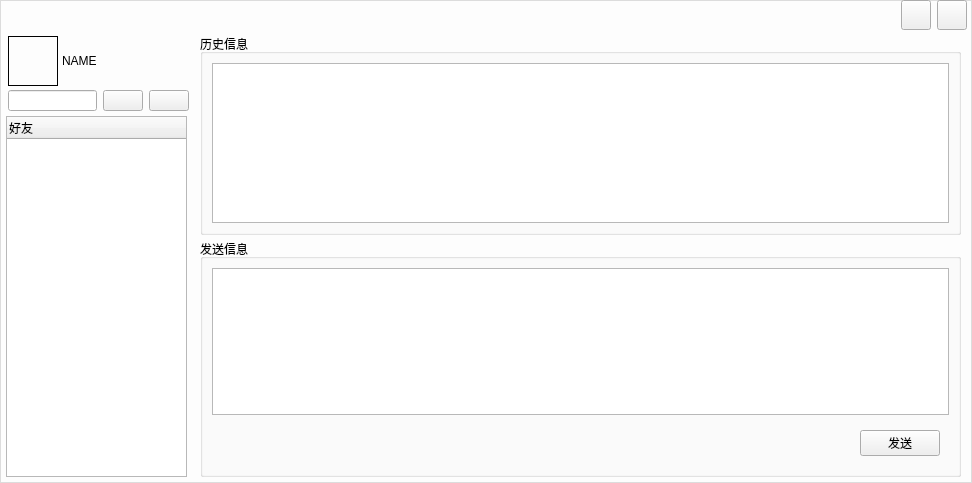
<?xml version="1.0" encoding="UTF-8"?>
<ui version="4.0">
 <class>chat_widget</class>
 <widget class="QWidget" name="chat_widget">
  <property name="geometry">
   <rect>
    <x>0</x>
    <y>0</y>
    <width>972</width>
    <height>483</height>
   </rect>
  </property>
  <property name="windowTitle">
   <string>Form</string>
  </property>
  <property name="styleSheet">
   <string notr="true">QWidget#chat_widget {
    border: 1px solid #DCDCDC;
    background-color: #FDFDFD;
}</string>
  </property>
  <widget class="QTreeWidget" name="friend_treeWidget">
   <property name="geometry">
    <rect>
     <x>6</x>
     <y>116</y>
     <width>181</width>
     <height>361</height>
    </rect>
   </property>
   <property name="maximumSize">
    <size>
     <width>200</width>
     <height>16777215</height>
    </size>
   </property>
   <column>
    <property name="text">
     <string>好友</string>
    </property>
   </column>
  </widget>
  <widget class="QGroupBox" name="groupBox_2">
   <property name="geometry">
    <rect>
     <x>200</x>
     <y>239</y>
     <width>761</width>
     <height>238</height>
    </rect>
   </property>
   <property name="title">
    <string>发送信息</string>
   </property>
   <layout class="QVBoxLayout" name="verticalLayout">
    <item>
     <widget class="QPlainTextEdit" name="message"/>
    </item>
    <item>
     <widget class="QWidget" name="widget" native="true">
      <layout class="QHBoxLayout" name="horizontalLayout_3">
       <item>
        <spacer name="horizontalSpacer_2">
         <property name="orientation">
          <enum>Qt::Orientation::Horizontal</enum>
         </property>
         <property name="sizeHint" stdset="0">
          <size>
           <width>40</width>
           <height>20</height>
          </size>
         </property>
        </spacer>
       </item>
       <item>
        <widget class="QPushButton" name="sendMessage">
         <property name="text">
          <string>发送</string>
         </property>
        </widget>
       </item>
      </layout>
     </widget>
    </item>
   </layout>
  </widget>
  <widget class="QGroupBox" name="groupBox">
   <property name="geometry">
    <rect>
     <x>200</x>
     <y>34</y>
     <width>761</width>
     <height>201</height>
    </rect>
   </property>
   <property name="title">
    <string>历史信息</string>
   </property>
   <layout class="QHBoxLayout" name="horizontalLayout">
    <item>
     <widget class="QTextBrowser" name="history">
      <property name="html">
       <string>&lt;!DOCTYPE HTML PUBLIC &quot;-//W3C//DTD HTML 4.0//EN&quot; &quot;http://www.w3.org/TR/REC-html40/strict.dtd&quot;&gt;
&lt;html&gt;&lt;head&gt;&lt;meta name=&quot;qrichtext&quot; content=&quot;1&quot; /&gt;&lt;meta charset=&quot;utf-8&quot; /&gt;&lt;style type=&quot;text/css&quot;&gt;
p, li { white-space: pre-wrap; }
hr { height: 1px; border-width: 0; }
li.unchecked::marker { content: &quot;\2610&quot;; }
li.checked::marker { content: &quot;\2612&quot;; }
&lt;/style&gt;&lt;/head&gt;&lt;body style=&quot; font-family:'Microsoft YaHei UI'; font-size:9pt; font-weight:400; font-style:normal;&quot;&gt;
&lt;p style=&quot;-qt-paragraph-type:empty; margin-top:0px; margin-bottom:0px; margin-left:0px; margin-right:0px; -qt-block-indent:0; text-indent:0px;&quot;&gt;&lt;br /&gt;&lt;/p&gt;&lt;/body&gt;&lt;/html&gt;</string>
      </property>
     </widget>
    </item>
   </layout>
  </widget>
  <widget class="QLabel" name="username_label">
   <property name="geometry">
    <rect>
     <x>62</x>
     <y>36</y>
     <width>50</width>
     <height>50</height>
    </rect>
   </property>
   <property name="sizePolicy">
    <sizepolicy hsizetype="Fixed" vsizetype="Fixed">
     <horstretch>0</horstretch>
     <verstretch>0</verstretch>
    </sizepolicy>
   </property>
   <property name="minimumSize">
    <size>
     <width>50</width>
     <height>50</height>
    </size>
   </property>
   <property name="maximumSize">
    <size>
     <width>100</width>
     <height>50</height>
    </size>
   </property>
   <property name="text">
    <string>NAME</string>
   </property>
  </widget>
  <widget class="QPushButton" name="user_head_pushButton">
   <property name="geometry">
    <rect>
     <x>8</x>
     <y>36</y>
     <width>50</width>
     <height>50</height>
    </rect>
   </property>
   <property name="sizePolicy">
    <sizepolicy hsizetype="Fixed" vsizetype="Fixed">
     <horstretch>0</horstretch>
     <verstretch>0</verstretch>
    </sizepolicy>
   </property>
   <property name="minimumSize">
    <size>
     <width>50</width>
     <height>50</height>
    </size>
   </property>
   <property name="maximumSize">
    <size>
     <width>50</width>
     <height>16777215</height>
    </size>
   </property>
   <property name="styleSheet">
    <string notr="true">QPushButton#user_head_pushButton{
border: 1px solid #000000
}</string>
   </property>
   <property name="text">
    <string/>
   </property>
   <property name="icon">
    <iconset resource="resource.qrc">
     <normaloff>:/head/resource/head/4.bmp</normaloff>:/head/resource/head/4.bmp</iconset>
   </property>
   <property name="iconSize">
    <size>
     <width>50</width>
     <height>50</height>
    </size>
   </property>
  </widget>
  <widget class="QWidget" name="layoutWidget">
   <property name="geometry">
    <rect>
     <x>8</x>
     <y>90</y>
     <width>181</width>
     <height>21</height>
    </rect>
   </property>
   <layout class="QHBoxLayout" name="horizontalLayout_2">
    <item>
     <widget class="QLineEdit" name="search_friend">
      <property name="sizePolicy">
       <sizepolicy hsizetype="Fixed" vsizetype="Fixed">
        <horstretch>0</horstretch>
        <verstretch>0</verstretch>
       </sizepolicy>
      </property>
     </widget>
    </item>
    <item>
     <widget class="QPushButton" name="delete_Button">
      <property name="text">
       <string/>
      </property>
      <property name="icon">
       <iconset theme="QIcon::ThemeIcon::EditDelete"/>
      </property>
     </widget>
    </item>
    <item>
     <widget class="QPushButton" name="addfriend_pushButton">
      <property name="sizePolicy">
       <sizepolicy hsizetype="Fixed" vsizetype="Fixed">
        <horstretch>0</horstretch>
        <verstretch>0</verstretch>
       </sizepolicy>
      </property>
      <property name="text">
       <string/>
      </property>
      <property name="icon">
       <iconset resource="resource.qrc">
        <normaloff>:/common/resource/common/ic_user_add.png</normaloff>:/common/resource/common/ic_user_add.png</iconset>
      </property>
     </widget>
    </item>
   </layout>
  </widget>
  <widget class="QWidget" name="layoutWidget">
   <property name="geometry">
    <rect>
     <x>6</x>
     <y>0</y>
     <width>961</width>
     <height>31</height>
    </rect>
   </property>
   <layout class="QHBoxLayout" name="horizontalLayout_4">
    <item>
     <spacer name="horizontalSpacer">
      <property name="orientation">
       <enum>Qt::Orientation::Horizontal</enum>
      </property>
      <property name="sizeHint" stdset="0">
       <size>
        <width>759</width>
        <height>20</height>
       </size>
      </property>
     </spacer>
    </item>
    <item>
     <widget class="QPushButton" name="min_pushButton">
      <property name="minimumSize">
       <size>
        <width>30</width>
        <height>30</height>
       </size>
      </property>
      <property name="maximumSize">
       <size>
        <width>30</width>
        <height>30</height>
       </size>
      </property>
      <property name="text">
       <string/>
      </property>
      <property name="icon">
       <iconset theme="QIcon::ThemeIcon::ListRemove"/>
      </property>
      <property name="iconSize">
       <size>
        <width>24</width>
        <height>24</height>
       </size>
      </property>
     </widget>
    </item>
    <item>
     <widget class="QPushButton" name="close_pushButton">
      <property name="minimumSize">
       <size>
        <width>30</width>
        <height>30</height>
       </size>
      </property>
      <property name="maximumSize">
       <size>
        <width>30</width>
        <height>30</height>
       </size>
      </property>
      <property name="text">
       <string/>
      </property>
      <property name="icon">
       <iconset theme="QIcon::ThemeIcon::EditClear"/>
      </property>
      <property name="iconSize">
       <size>
        <width>24</width>
        <height>24</height>
       </size>
      </property>
     </widget>
    </item>
   </layout>
  </widget>
 </widget>
 <resources>
  <include location="resource.qrc"/>
 </resources>
 <connections/>
</ui>
